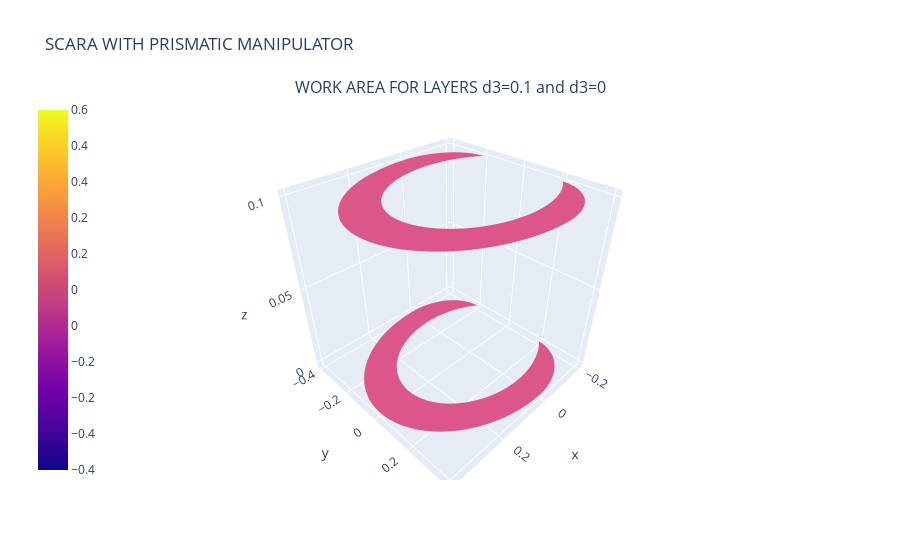

Notebook cell for this chart:
### Markdown cell above
## Now we are going to determine the Robot Work AREA, we will use the Plotly library.
### This representation must be done in layers, initially we will assume the position of d3=0.1, thus we will draw the layer Z=0 and then d3=0 representing the layer Z=0.1

### Code cell
import numpy as np
from plotly.offline import download_plotlyjs, init_notebook_mode, plot, iplot
init_notebook_mode(connected=True) # for offline mode in Jupyter Notebook use
import plotly.graph_objs as go
from numpy import * 
from plotly.subplots import make_subplots

la, lb, lc = 0.2,0.2,0.1  # arm length and height values
theta1, theta2 = np.mgrid[-np.pi/2:np.pi/2:100j, -np.pi/2:np.pi/2:100j] # motors that can move from -90 to 90º

x = la*cos(theta1) + lb*cos(theta1 + theta2)
y = la*sin(theta1) + lb*sin(theta1 + theta2)
z = y*0   # The initial area represented is in the layer Z=0 d3=0.1 --> Z=0.1-d3=0

fig = make_subplots(rows=1, cols=1,
                    specs=[[{'is_3d': True}]],
                    subplot_titles=['WORK AREA FOR LAYERS d3=0.1 and d3=0'],
                    )

fig.add_trace(go.Surface(x=x, y=y, z=z, colorbar_x=-0.07))
# The final area represented is in layer Z=0.1,d3=0 Z=0.1-d3=0.1
fig.add_trace(go.Surface(x=x, y=y, z=z+0.1, colorbar_x=-0.07)) 
fig.update_layout(title_text="SCARA WITH PRISMATIC MANIPULATOR")
fig.show()

### Figure 1 — Plotly figure (JSON) as saved in the notebook; plotly's stock layout.template omitted (floating-point values rounded to 4 significant figures; data arrays with more than 128 entries replaced by an {"elided": "..."} marker saying what was removed)
{"data": [{"colorbar": {"x": -0.07}, "type": "surface", "x": {"elided": "100x100 float values"}, "y": {"elided": "100x100 float values"}, "z": {"elided": "100x100 int values"}}, {"colorbar": {"x": -0.07}, "type": "surface", "x": {"elided": "100x100 float values"}, "y": {"elided": "100x100 float values"}, "z": {"elided": "100x100 float values"}}], "layout": {"annotations": [{"font": {"size": 16}, "showarrow": false, "text": "WORK AREA FOR LAYERS d3=0.1 and d3=0", "x": 0.5, "xanchor": "center", "xref": "paper", "y": 1, "yanchor": "bottom", "yref": "paper"}], "scene": {"domain": {"x": [0, 1], "y": [0, 1]}}, "title": {"text": "SCARA WITH PRISMATIC MANIPULATOR"}}}
